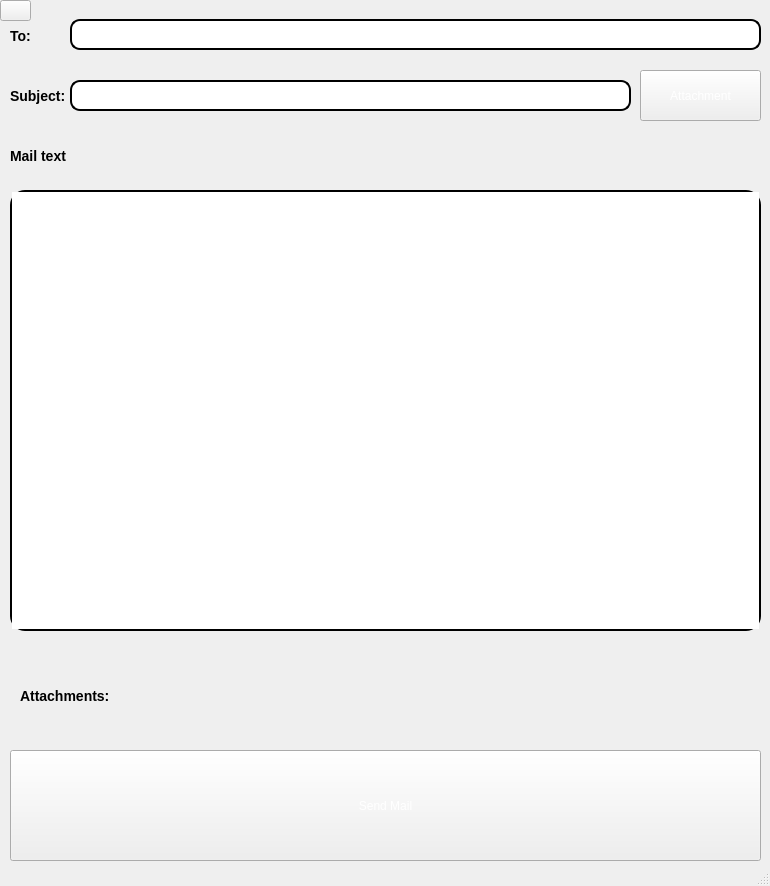
<?xml version="1.0" encoding="UTF-8"?>
<ui version="4.0">
 <class>MainWindow</class>
 <widget class="QMainWindow" name="MainWindow">
  <property name="enabled">
   <bool>true</bool>
  </property>
  <property name="geometry">
   <rect>
    <x>0</x>
    <y>0</y>
    <width>770</width>
    <height>886</height>
   </rect>
  </property>
  <property name="windowTitle">
   <string>MainWindow</string>
  </property>
  <property name="styleSheet">
   <string notr="true">background-image: url(C:/Users/yehia_xd1awm4/Downloads/360_F_327515607_Hcps04aaEc7Ki43d1XZPxwcv0ZaIaorh.jpg);</string>
  </property>
  <widget class="QWidget" name="centralwidget">
   <widget class="QLabel" name="label_6">
    <property name="geometry">
     <rect>
      <x>10</x>
      <y>20</y>
      <width>41</width>
      <height>31</height>
     </rect>
    </property>
    <property name="styleSheet">
     <string notr="true">color: black; /* Sets the text color to blue */
font-size: 14px; /* Sets the font size to 14 pixels */
font-weight: bold;</string>
    </property>
    <property name="text">
     <string>To:</string>
    </property>
   </widget>
   <widget class="QLabel" name="label_7">
    <property name="geometry">
     <rect>
      <x>10</x>
      <y>80</y>
      <width>201</width>
      <height>31</height>
     </rect>
    </property>
    <property name="styleSheet">
     <string notr="true">color:black; /* Sets the text color to blue */
font-size: 14px; /* Sets the font size to 14 pixels */
font-weight: bold;</string>
    </property>
    <property name="text">
     <string>Subject:</string>
    </property>
   </widget>
   <widget class="QLabel" name="attachments">
    <property name="geometry">
     <rect>
      <x>20</x>
      <y>680</y>
      <width>731</width>
      <height>31</height>
     </rect>
    </property>
    <property name="styleSheet">
     <string notr="true">color: black; /* Sets the text color to blue */
font-size: 14px; /* Sets the font size to 14 pixels */
font-weight: bold; /* Makes the text bold */
</string>
    </property>
    <property name="text">
     <string>Attachments:</string>
    </property>
    <property name="wordWrap">
     <bool>true</bool>
    </property>
   </widget>
   <widget class="QLineEdit" name="toText">
    <property name="enabled">
     <bool>true</bool>
    </property>
    <property name="geometry">
     <rect>
      <x>70</x>
      <y>19</y>
      <width>691</width>
      <height>31</height>
     </rect>
    </property>
    <property name="styleSheet">
     <string notr="true">border: 2px solid black;
border-radius: 10px; /* Adjust the value to change the roundness */
background-image: url(C:/Users/yehia_xd1awm4/Downloads/blank-white-background-xbsfzsltjksfompa.jpg);</string>
    </property>
   </widget>
   <widget class="QPushButton" name="sendButton">
    <property name="enabled">
     <bool>true</bool>
    </property>
    <property name="geometry">
     <rect>
      <x>10</x>
      <y>750</y>
      <width>751</width>
      <height>111</height>
     </rect>
    </property>
    <property name="styleSheet">
     <string notr="true">QPushButton {
	border-image: url(C:/Users/yehia_xd1awm4/Downloads/neumorphic-rectangle-button-free-png.jpeg);
	color: white;
}</string>
    </property>
    <property name="text">
     <string>Send Mail</string>
    </property>
   </widget>
   <widget class="QLineEdit" name="subjectText">
    <property name="enabled">
     <bool>true</bool>
    </property>
    <property name="geometry">
     <rect>
      <x>70</x>
      <y>80</y>
      <width>561</width>
      <height>31</height>
     </rect>
    </property>
    <property name="styleSheet">
     <string notr="true">border: 2px solid black;
border-radius: 10px; /* Adjust the value to change the roundness */
background-image: url(C:/Users/yehia_xd1awm4/Downloads/blank-white-background-xbsfzsltjksfompa.jpg);</string>
    </property>
   </widget>
   <widget class="QPushButton" name="attachButton">
    <property name="enabled">
     <bool>true</bool>
    </property>
    <property name="geometry">
     <rect>
      <x>640</x>
      <y>70</y>
      <width>121</width>
      <height>51</height>
     </rect>
    </property>
    <property name="styleSheet">
     <string notr="true">QPushButton {
	border-image: url(C:/Users/yehia_xd1awm4/Downloads/neumorphic-rectangle-button-free-png.jpeg);
	color: white;
}</string>
    </property>
    <property name="text">
     <string>Attachment</string>
    </property>
   </widget>
   <widget class="QTextEdit" name="mailText">
    <property name="enabled">
     <bool>true</bool>
    </property>
    <property name="geometry">
     <rect>
      <x>10</x>
      <y>190</y>
      <width>751</width>
      <height>441</height>
     </rect>
    </property>
    <property name="styleSheet">
     <string notr="true">border: 2px solid black;
border-radius: 15px; /* Adjust the value to change the roundness */
background-image: url(C:/Users/yehia_xd1awm4/Downloads/blank-white-background-xbsfzsltjksfompa.jpg);</string>
    </property>
   </widget>
   <widget class="QLabel" name="label_2">
    <property name="geometry">
     <rect>
      <x>10</x>
      <y>140</y>
      <width>321</width>
      <height>31</height>
     </rect>
    </property>
    <property name="styleSheet">
     <string notr="true">color: black; /* Sets the text color to blue */
font-size: 14px; /* Sets the font size to 14 pixels */
font-weight: bold;</string>
    </property>
    <property name="text">
     <string>Mail text</string>
    </property>
   </widget>
   <widget class="QPushButton" name="loginButton_3">
    <property name="enabled">
     <bool>true</bool>
    </property>
    <property name="geometry">
     <rect>
      <x>0</x>
      <y>0</y>
      <width>31</width>
      <height>21</height>
     </rect>
    </property>
    <property name="styleSheet">
     <string notr="true">QPushButton {
	border-image: url(C:/Users/yehia_xd1awm4/Downloads/images.png);
	color: white;


}</string>
    </property>
    <property name="text">
     <string/>
    </property>
   </widget>
  </widget>
  <widget class="QStatusBar" name="statusbar"/>
 </widget>
 <resources/>
 <connections/>
</ui>
